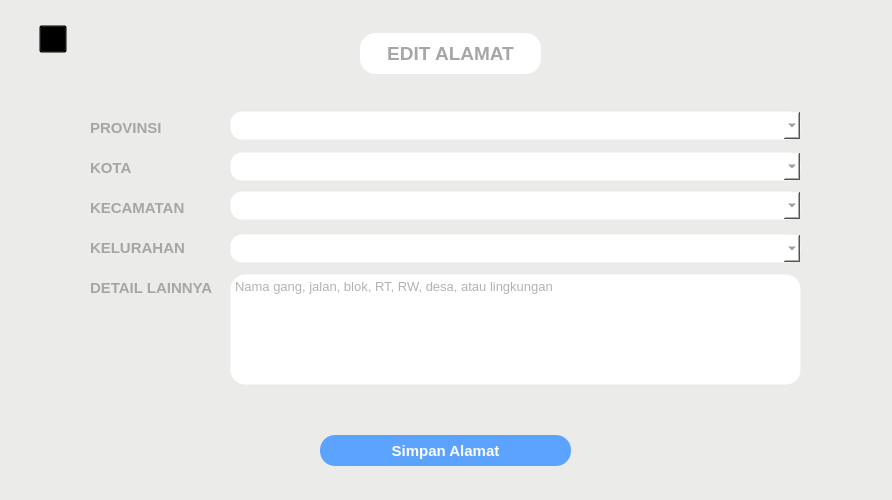
<?xml version="1.0" encoding="UTF-8"?>
<ui version="4.0">
 <class>form_editAlamat</class>
 <widget class="QWidget" name="form_editAlamat">
  <property name="geometry">
   <rect>
    <x>0</x>
    <y>0</y>
    <width>892</width>
    <height>500</height>
   </rect>
  </property>
  <property name="windowTitle">
   <string>EDIT ALAMAT</string>
  </property>
  <property name="windowIcon">
   <iconset resource="../Resources_rc/resources.qrc">
    <normaloff>:/LogoAndWindowsIcon/Aset/LogoIconSolusiku-final.png</normaloff>:/LogoAndWindowsIcon/Aset/LogoIconSolusiku-final.png</iconset>
  </property>
  <property name="styleSheet">
   <string notr="true">background-color: #ebebea;</string>
  </property>
  <widget class="QLabel" name="label_3">
   <property name="geometry">
    <rect>
     <x>90</x>
     <y>186</y>
     <width>101</width>
     <height>31</height>
    </rect>
   </property>
   <property name="font">
    <font>
     <family>Nirmala UI</family>
     <pointsize>11</pointsize>
     <weight>75</weight>
     <bold>true</bold>
    </font>
   </property>
   <property name="styleSheet">
    <string notr="true">color: #a6a6a6;</string>
   </property>
   <property name="text">
    <string>KECAMATAN</string>
   </property>
   <property name="alignment">
    <set>Qt::AlignBottom|Qt::AlignLeading|Qt::AlignLeft</set>
   </property>
  </widget>
  <widget class="QPushButton" name="btnSave">
   <property name="geometry">
    <rect>
     <x>320</x>
     <y>435</y>
     <width>251</width>
     <height>31</height>
    </rect>
   </property>
   <property name="font">
    <font>
     <family>Nirmala UI</family>
     <pointsize>11</pointsize>
     <weight>75</weight>
     <bold>true</bold>
    </font>
   </property>
   <property name="styleSheet">
    <string notr="true">border-radius: 15px;
background-color: #5ca2ff;
color: #ffffff;</string>
   </property>
   <property name="text">
    <string>Simpan Alamat</string>
   </property>
  </widget>
  <widget class="QLabel" name="label_2">
   <property name="geometry">
    <rect>
     <x>90</x>
     <y>146</y>
     <width>81</width>
     <height>31</height>
    </rect>
   </property>
   <property name="font">
    <font>
     <family>Nirmala UI</family>
     <pointsize>11</pointsize>
     <weight>75</weight>
     <bold>true</bold>
    </font>
   </property>
   <property name="styleSheet">
    <string notr="true">color: #a6a6a6;</string>
   </property>
   <property name="text">
    <string>KOTA</string>
   </property>
   <property name="alignment">
    <set>Qt::AlignBottom|Qt::AlignLeading|Qt::AlignLeft</set>
   </property>
  </widget>
  <widget class="QLabel" name="lb">
   <property name="geometry">
    <rect>
     <x>360</x>
     <y>33</y>
     <width>181</width>
     <height>41</height>
    </rect>
   </property>
   <property name="font">
    <font>
     <family>Nirmala UI</family>
     <pointsize>14</pointsize>
     <weight>75</weight>
     <bold>true</bold>
    </font>
   </property>
   <property name="styleSheet">
    <string notr="true">border: 1px solid #ffffff;
border-radius: 15px;
background-color: #ffffff;
color: #a6a6a6;</string>
   </property>
   <property name="text">
    <string>EDIT ALAMAT</string>
   </property>
   <property name="alignment">
    <set>Qt::AlignCenter</set>
   </property>
  </widget>
  <widget class="QLabel" name="label_5">
   <property name="geometry">
    <rect>
     <x>90</x>
     <y>266</y>
     <width>131</width>
     <height>31</height>
    </rect>
   </property>
   <property name="font">
    <font>
     <family>Nirmala UI</family>
     <pointsize>11</pointsize>
     <weight>75</weight>
     <bold>true</bold>
    </font>
   </property>
   <property name="styleSheet">
    <string notr="true">color: #a6a6a6;</string>
   </property>
   <property name="text">
    <string>DETAIL LAINNYA</string>
   </property>
   <property name="alignment">
    <set>Qt::AlignBottom|Qt::AlignLeading|Qt::AlignLeft</set>
   </property>
  </widget>
  <widget class="QLabel" name="label">
   <property name="geometry">
    <rect>
     <x>90</x>
     <y>106</y>
     <width>81</width>
     <height>31</height>
    </rect>
   </property>
   <property name="font">
    <font>
     <family>Nirmala UI</family>
     <pointsize>11</pointsize>
     <weight>75</weight>
     <bold>true</bold>
    </font>
   </property>
   <property name="styleSheet">
    <string notr="true">color: #a6a6a6;</string>
   </property>
   <property name="text">
    <string>PROVINSI</string>
   </property>
   <property name="alignment">
    <set>Qt::AlignBottom|Qt::AlignLeading|Qt::AlignLeft</set>
   </property>
  </widget>
  <widget class="QLabel" name="label_4">
   <property name="geometry">
    <rect>
     <x>90</x>
     <y>226</y>
     <width>101</width>
     <height>31</height>
    </rect>
   </property>
   <property name="font">
    <font>
     <family>Nirmala UI</family>
     <pointsize>11</pointsize>
     <weight>75</weight>
     <bold>true</bold>
    </font>
   </property>
   <property name="styleSheet">
    <string notr="true">color: #a6a6a6;</string>
   </property>
   <property name="text">
    <string>KELURAHAN</string>
   </property>
   <property name="alignment">
    <set>Qt::AlignBottom|Qt::AlignLeading|Qt::AlignLeft</set>
   </property>
  </widget>
  <widget class="QTextEdit" name="txtDetaill">
   <property name="geometry">
    <rect>
     <x>230</x>
     <y>274</y>
     <width>571</width>
     <height>111</height>
    </rect>
   </property>
   <property name="font">
    <font>
     <family>Nirmala UI</family>
     <pointsize>10</pointsize>
    </font>
   </property>
   <property name="styleSheet">
    <string notr="true">border : 1px solid transparent;
border-radius : 15px;
background-color: white;
color: #666666;</string>
   </property>
   <property name="placeholderText">
    <string>Nama gang, jalan, blok, RT, RW, desa, atau lingkungan</string>
   </property>
  </widget>
  <widget class="QPushButton" name="btn_back">
   <property name="geometry">
    <rect>
     <x>39</x>
     <y>25</y>
     <width>28</width>
     <height>28</height>
    </rect>
   </property>
   <property name="styleSheet">
    <string notr="true">background-color:transparent;</string>
   </property>
   <property name="text">
    <string/>
   </property>
   <property name="icon">
    <iconset resource="../Resources_rc/resources.qrc">
     <normaloff>:/Images/Aset/btn_back_noBG.png</normaloff>:/Images/Aset/btn_back_noBG.png</iconset>
   </property>
   <property name="iconSize">
    <size>
     <width>28</width>
     <height>28</height>
    </size>
   </property>
  </widget>
  <widget class="QComboBox" name="cmb_prov">
   <property name="geometry">
    <rect>
     <x>230</x>
     <y>111</y>
     <width>571</width>
     <height>29</height>
    </rect>
   </property>
   <property name="font">
    <font>
     <family>Nirmala UI</family>
     <pointsize>10</pointsize>
    </font>
   </property>
   <property name="styleSheet">
    <string notr="true">background-color: white;
border : 1px solid transparent;
border-radius : 12px;
color: #666666;</string>
   </property>
  </widget>
  <widget class="QComboBox" name="cmb_kota">
   <property name="geometry">
    <rect>
     <x>230</x>
     <y>152</y>
     <width>571</width>
     <height>29</height>
    </rect>
   </property>
   <property name="font">
    <font>
     <family>Nirmala UI</family>
     <pointsize>10</pointsize>
    </font>
   </property>
   <property name="styleSheet">
    <string notr="true">background-color: white;
border : 1px solid transparent;
border-radius : 12px;
color: #666666;</string>
   </property>
  </widget>
  <widget class="QComboBox" name="cmb_kecamatan">
   <property name="geometry">
    <rect>
     <x>230</x>
     <y>191</y>
     <width>571</width>
     <height>29</height>
    </rect>
   </property>
   <property name="font">
    <font>
     <family>Nirmala UI</family>
     <pointsize>10</pointsize>
    </font>
   </property>
   <property name="styleSheet">
    <string notr="true">background-color: white;
border : 1px solid transparent;
border-radius : 12px;
color: #666666;</string>
   </property>
  </widget>
  <widget class="QComboBox" name="cmb_kelurahan">
   <property name="geometry">
    <rect>
     <x>230</x>
     <y>234</y>
     <width>571</width>
     <height>29</height>
    </rect>
   </property>
   <property name="font">
    <font>
     <family>Nirmala UI</family>
     <pointsize>10</pointsize>
    </font>
   </property>
   <property name="styleSheet">
    <string notr="true">background-color: white;
border : 1px solid transparent;
border-radius : 12px;
color: #666666;</string>
   </property>
  </widget>
  <widget class="QLabel" name="shadow_blue">
   <property name="geometry">
    <rect>
     <x>0</x>
     <y>75</y>
     <width>892</width>
     <height>425</height>
    </rect>
   </property>
   <property name="styleSheet">
    <string notr="true">background-color: transparent;</string>
   </property>
   <property name="text">
    <string/>
   </property>
   <property name="pixmap">
    <pixmap resource="../Resources_rc/resources.qrc">:/Images/Aset/Shadow_blue.jpg</pixmap>
   </property>
   <property name="scaledContents">
    <bool>true</bool>
   </property>
  </widget>
  <zorder>shadow_blue</zorder>
  <zorder>label_3</zorder>
  <zorder>btnSave</zorder>
  <zorder>label_2</zorder>
  <zorder>lb</zorder>
  <zorder>label_5</zorder>
  <zorder>label</zorder>
  <zorder>label_4</zorder>
  <zorder>txtDetaill</zorder>
  <zorder>btn_back</zorder>
  <zorder>cmb_prov</zorder>
  <zorder>cmb_kota</zorder>
  <zorder>cmb_kecamatan</zorder>
  <zorder>cmb_kelurahan</zorder>
 </widget>
 <resources>
  <include location="../Resources_rc/resources.qrc"/>
  <include location="../Resources_rc/resources.qrc"/>
 </resources>
 <connections/>
</ui>
